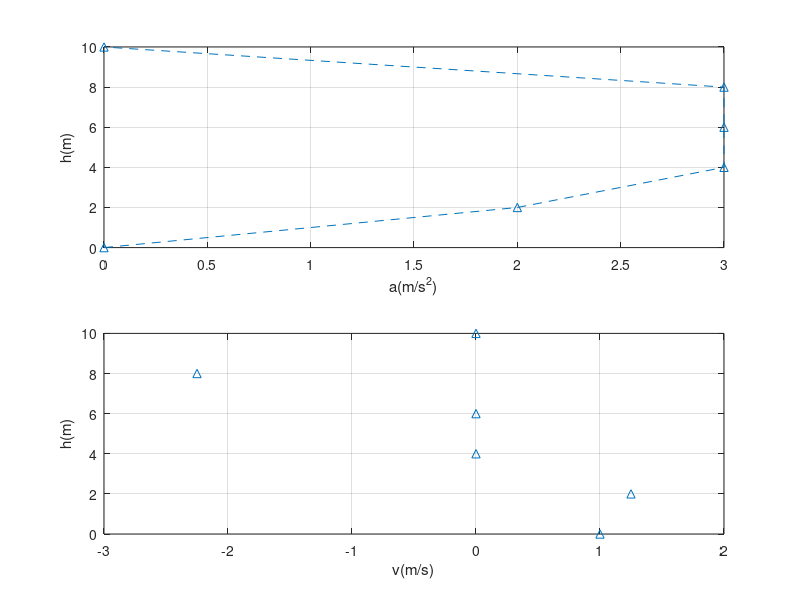

Reproduce this figure in MATLAB.
%% Dynamic Programming Example
%%Original CopyRight： https://www.bilibili.com/read/cv20060597 
clc; clear all; close all;
% Define IC
h_init = 0 ; % h: height
v_init = 0 ;% v: velocity
% Final state
h_final = 10;v_final = 0;
% Boundary condition
h_min = 0;
h_max = 10; N_h=5;
v_min = 0 ;
v_max = 3; N_v=3;

% Create state array
Hd = h_min : (h_max - h_min)/N_h: h_max;
Vd = v_min : (v_max - v_min)/N_v : v_max;
% Input constraint, input is the system acceleration
u_min = -3; u_max = 2;
% Define cost to go matrix
J_costtogo = zeros(N_h + 1, N_v + 1);
% Define input acceleration matrix
Input_acc = zeros(N_h + 1, N_v + 1);
%%%%%%%%%%%%%%%% From 10m to 8m %%%%%%%%%%%%%%%%%
v_avg = 0.5 * (v_final + Vd);% Calculate average speed

T_delta = (h_max - h_min)/N_h./(v_avg); % Calculate travel time, this is the cost

acc = (v_final - Vd)./T_delta; % Calculate acceleration

J_temp = T_delta; % Assign delta T to cost to go

[acc_x,acc_y] = find(acc < u_min | acc > u_max);% Find which acc is over the limit

Ind_lin_acc = sub2ind (size(acc),acc_x,acc_y); % Find linear index

J_temp (Ind_lin_acc) = inf;% Let certain elements to infinity

J_costtogo(2,:) = J_temp; % Save to cost to go matrix

Input_acc (2,:) = acc;% Save to acceleration matrix

for k = 3 : N_h;

[Vd_x, Vd_y] = meshgrid(Vd , Vd);  % Prepare the matrix

v_avg = 0.5 * (Vd_x + Vd_y); % Calculate average time

T_delta = (h_max - h_min)/N_h./ v_avg; % Calculate travel time, this is the cost

acc = (Vd_y - Vd_x)./T_delta; % Calculate acceleration

J_temp = T_delta; % Assign delta T to cost to go

[acc_x, acc_y] = find(acc < u_min | acc > u_max);% Find which acc is over the limit

Ind_lin_acc = sub2ind (size(acc),acc_x,acc_y); % Find linear index

J_temp (Ind_lin_acc) = inf; % Let certain elements to infinity

J_temp = J_temp + meshgrid(J_costtogo(k-1,:))';% Add last cost to go

[J_costtogo(k,:), l] = min(J_temp) ;% Save to cost to go matrix

Ind_lin_acc = sub2ind (size(J_temp), l, 1:length(l));% Find linear index

Input_acc (k,:) = acc(Ind_lin_acc) ;% Save to acceleration matrix

end


v_avg = 0.5 * (Vd + v_init); % Calculate average time

T_delta = (h_max - h_min)./(N_h * v_avg); % Calculate travel time, this is the cost

acc = (Vd - v_init)./T_delta; % Calculate acceleration

J_temp = T_delta; % Assign delta T to cost to go

[acc_x, acc_y] = find(acc < u_min | acc > u_max); % Find which acc is over the limit

Ind_lin_acc = sub2ind (size(acc),acc_x,acc_y); % Fine linear index

J_temp (Ind_lin_acc) = inf; % Let certain elements to infitiy

J_temp = J_temp + J_costtogo(N_h,:);% Add last cost to go

[J_costtogo(N_h+1,1), l] = min(J_temp)% Save to cost to go matrix

Ind_lin_acc = sub2ind (size(J_temp), l);% Find linear index

Input_acc (N_h+1,1) = acc(Ind_lin_acc)% Save to acceleration matrix


h_plot_init = 0;  % Initial height

v_plot_init = 0;  % Initial velocity

acc_plot = zeros(length(Hd),1);  % Define acc plot array

v_plot = zeros(length(Hd),1);   % Define velocity plot array

h_plot = zeros(length(Hd),1);   % Define height plot array

h_plot (1) = h_plot_init; % First value

v_plot (1) = v_plot_init; % First value

for k = 1 : 1 : N_h

[min_h,h_plot_index] = min(abs(h_plot(k) - Hd));   
[min_v,v_plot_index] = min(abs(v_plot(k) - Vd));   

acc_index = sub2ind(size(Input_acc), N_h+2-h_plot_index, v_plot_index); % Find control input /acceleration

acc_plot (k) = Input_acc(acc_index); % Save acceleration to the matrix

v_plot (k + 1) = sqrt((2 * (h_max - h_min)/N_h * acc_plot(k))+ v_plot (k)^2); % Calculate speed and height

h_plot (k + 1) = h_plot(k) + (h_max - h_min)/N_h;
end

% Plot
subplot(2,1,1);
plot(v_plot,h_plot,'--^'),grid on;
ylabel('h(m)');
xlabel('a(m/s^2)');
subplot(2,1,2);
plot(acc_plot,h_plot,'^'),grid on;
ylabel('h(m)');
xlabel('v(m/s)'); 
